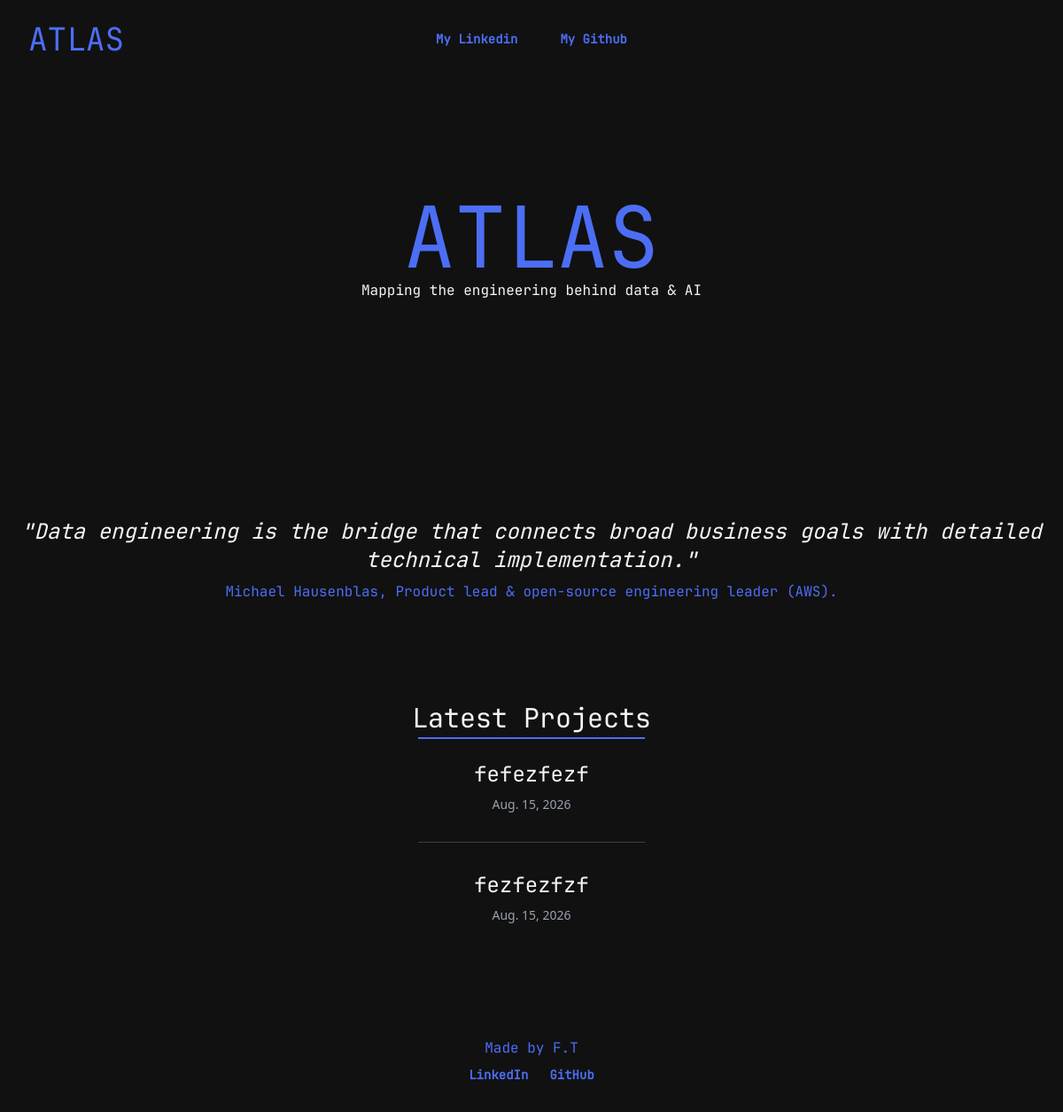
Before: / with the older database file.
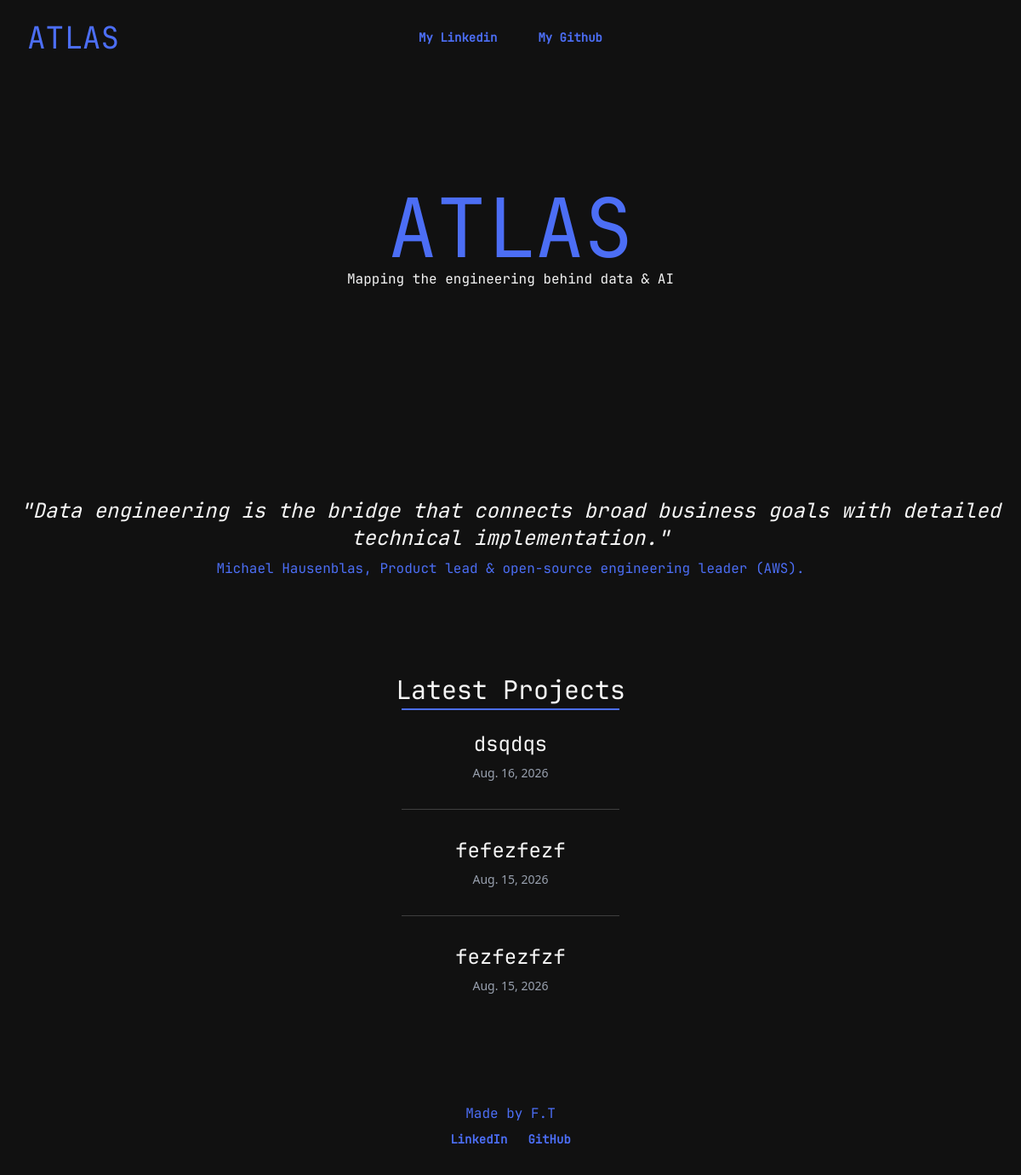
After: the same page with the newer database file.
### webapp/models.py (models this page shows, shortened)
class Post(models.Model):
    title = models.CharField(max_length=300,null=False)
    slug = models.SlugField(unique=True,null=False)
    content = HTMLField()
    published_date = models.DateField()
    tags = models.ManyToManyField(Tag, related_name="tags", blank=True)

### webapp/views.py (the view)
# urls.py: 2. Add a URL to urlpatterns:  path('', views.home, name='home')
def home(request):
    posts = Post.objects.order_by('-published_date')
    paginator = Paginator(posts, 5)
    page_obj = paginator.get_page(request.GET.get('page'))
    return render(request, 'home.html', {'page_obj': page_obj})

### webapp/templates/home.html (shortened to what this page needs)
{% extends "base.html" %}
{% block content %}
<section>
    <div class="hero-section flex flex-col w-screen bg-dark-brand font-display items-center justify-center text-center h-96">
        <h1 class="text-blue-brand text-8xl">ATLAS</h1>
        <p class="text-white-brand">Mapping the engineering behind data & AI</p>
    </div>
</section>
<section>
    <div class="blockquote-section flex-col flex w-screen bg-dark-brand font-display items-center justify-center text-center h-80 py-8">
        <p class="quote-text text-white-brand italic text-2xl ">"Data engineering is the bridge that connects broad business goals with detailed technical implementation."</p>
        <p class="quote-text font-medium text-blue-brand pt-2">Michael Hausenblas, Product lead & open-source engineering leader (AWS).</p>
    </div>
</section>
<section>
    <div class="mx-auto max-w-5xl px-6 pb-24 lg:px-8">
        <h3 class="font-display mb-1 text-center text-3xl text-white-brand">Latest Projects</h3>
        <span class="block h-0.5 w-3xs bg-blue-brand mx-auto mb-6"></span>
        <div class="text-center">
            {% for post in page_obj %}
            {% if not forloop.first %}
            <span class="block h-px w-3xs bg-white-brand/20 mx-auto my-8"></span>
            {% endif %}
            <a href="{% url 'article' post.slug %}" class="group block">
                <h4 class="font-display text-xl font-medium text-white-brand transition group-hover:text-blue-brand sm:text-2xl">{{ post.title }}</h4>
                <p class="mt-2 text-sm text-gray-400">{{ post.published_date }}</p>
            </a>
            {% empty %}
            <p class="text-sm text-gray-400">No content available</p>
            {% endfor %}
        </div>
    </div>
</section>
{% endblock %}

Changed rows visible on the page:
added Post: title "dsqdqs", published_date "Aug. 16, 2026"
